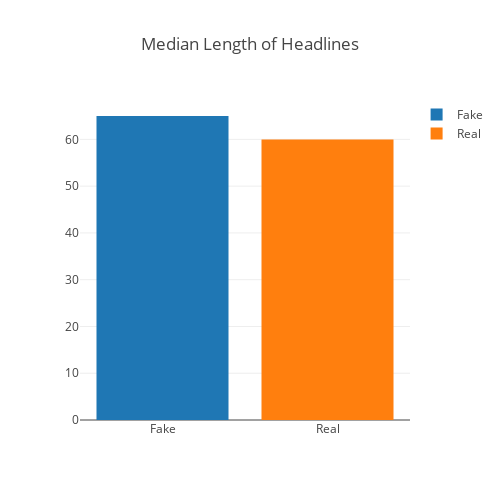

The notebook cell this image was saved under:
### Markdown cell above
#### _The below visualisation shows us that median length of Fake News headlines are slightly longer than Real News_

### Code cell
# Plot the median length of headlines

trace1 = go.Bar(
    x=['Fake'],
    y=[fake_head ],
    name='Fake'
)
trace2 = go.Bar(
    x=['Real'],
    y=[real_head],
    name='Real'
)
data_1 = [trace1, trace2]
layout = go.Layout(title="Median Length of Headlines", 
    barmode='group', height=500, width=500 
)
fig = go.Figure(data=data_1, layout=layout)
plotly.offline.iplot(fig, show_link = False, filename='grouped-bar')

### Figure 1 — Plotly figure (JSON) as saved in the notebook; plotly's stock layout.template omitted (floating-point values rounded to 4 significant figures)
{"data": [{"name": "Fake", "type": "bar", "uid": "ee8dd7c8-a732-11e8-b35f-308d99bcf638", "x": ["Fake"], "y": [65]}, {"name": "Real", "type": "bar", "uid": "ee8dd7c9-a732-11e8-be5a-308d99bcf638", "x": ["Real"], "y": [60]}], "layout": {"barmode": "group", "height": 500, "title": "Median Length of Headlines", "width": 500}}
